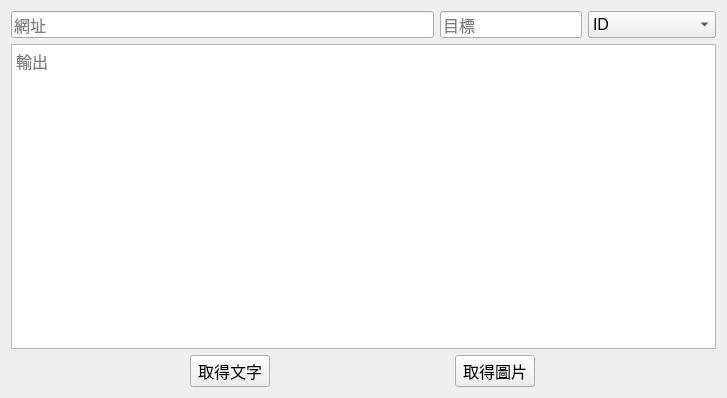
<?xml version="1.0" encoding="UTF-8"?>
<ui version="4.0">
 <class>Form</class>
 <widget class="QWidget" name="Form">
  <property name="geometry">
   <rect>
    <x>0</x>
    <y>0</y>
    <width>727</width>
    <height>398</height>
   </rect>
  </property>
  <property name="sizePolicy">
   <sizepolicy hsizetype="Preferred" vsizetype="Preferred">
    <horstretch>0</horstretch>
    <verstretch>0</verstretch>
   </sizepolicy>
  </property>
  <property name="windowTitle">
   <string>Selenium App</string>
  </property>
  <layout class="QVBoxLayout" name="verticalLayout">
   <item>
    <layout class="QHBoxLayout" name="horizontalLayout">
     <item>
      <widget class="QLineEdit" name="url">
       <property name="sizePolicy">
        <sizepolicy hsizetype="Expanding" vsizetype="Preferred">
         <horstretch>0</horstretch>
         <verstretch>5</verstretch>
        </sizepolicy>
       </property>
       <property name="font">
        <font>
         <family>Arial</family>
         <pointsize>12</pointsize>
        </font>
       </property>
       <property name="placeholderText">
        <string>網址</string>
       </property>
      </widget>
     </item>
     <item>
      <widget class="QLineEdit" name="findtarget">
       <property name="enabled">
        <bool>true</bool>
       </property>
       <property name="sizePolicy">
        <sizepolicy hsizetype="Fixed" vsizetype="Preferred">
         <horstretch>0</horstretch>
         <verstretch>0</verstretch>
        </sizepolicy>
       </property>
       <property name="font">
        <font>
         <family>Arial</family>
         <pointsize>12</pointsize>
        </font>
       </property>
       <property name="frame">
        <bool>true</bool>
       </property>
       <property name="placeholderText">
        <string>目標</string>
       </property>
      </widget>
     </item>
     <item>
      <widget class="QComboBox" name="method">
       <property name="font">
        <font>
         <family>Arial</family>
         <pointsize>12</pointsize>
        </font>
       </property>
       <property name="currentText">
        <string>ID</string>
       </property>
       <property name="placeholderText">
        <string/>
       </property>
       <item>
        <property name="text">
         <string>ID</string>
        </property>
       </item>
       <item>
        <property name="text">
         <string>Class</string>
        </property>
       </item>
       <item>
        <property name="text">
         <string>Name</string>
        </property>
       </item>
       <item>
        <property name="text">
         <string>CSS Selector</string>
        </property>
       </item>
      </widget>
     </item>
    </layout>
   </item>
   <item>
    <widget class="QTextEdit" name="output">
     <property name="font">
      <font>
       <family>Arial</family>
       <pointsize>12</pointsize>
      </font>
     </property>
     <property name="readOnly">
      <bool>true</bool>
     </property>
     <property name="cursorWidth">
      <number>1</number>
     </property>
     <property name="placeholderText">
      <string>輸出</string>
     </property>
    </widget>
   </item>
   <item>
    <layout class="QHBoxLayout" name="horizontalLayout_2">
     <item>
      <widget class="QPushButton" name="gettext">
       <property name="sizePolicy">
        <sizepolicy hsizetype="Fixed" vsizetype="Fixed">
         <horstretch>0</horstretch>
         <verstretch>0</verstretch>
        </sizepolicy>
       </property>
       <property name="font">
        <font>
         <family>Arial</family>
         <pointsize>12</pointsize>
        </font>
       </property>
       <property name="text">
        <string>取得文字</string>
       </property>
      </widget>
     </item>
     <item>
      <widget class="QPushButton" name="getimg">
       <property name="sizePolicy">
        <sizepolicy hsizetype="Fixed" vsizetype="Fixed">
         <horstretch>0</horstretch>
         <verstretch>0</verstretch>
        </sizepolicy>
       </property>
       <property name="font">
        <font>
         <family>Arial</family>
         <pointsize>12</pointsize>
        </font>
       </property>
       <property name="text">
        <string>取得圖片</string>
       </property>
      </widget>
     </item>
    </layout>
   </item>
  </layout>
 </widget>
 <resources/>
 <connections/>
</ui>
